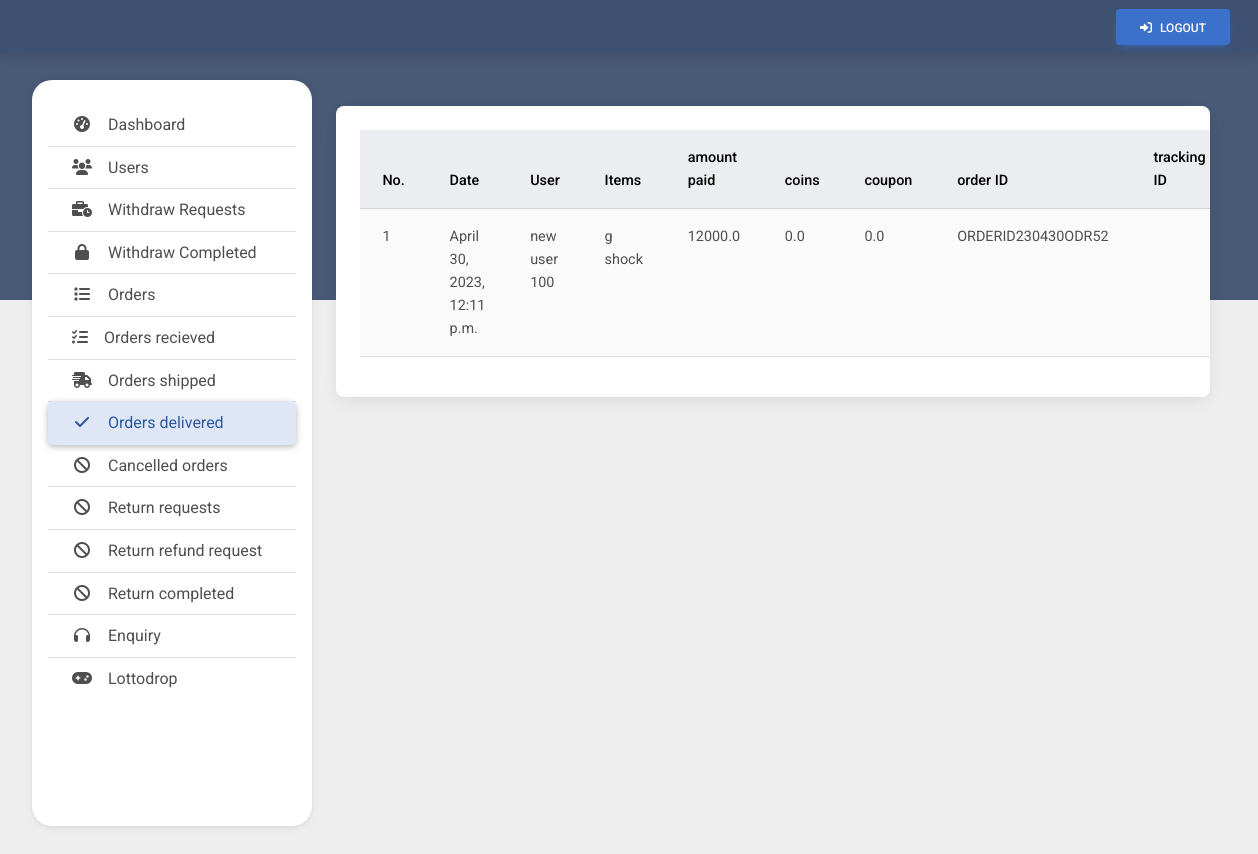
The page /admin-page/orders-delivered (signed in) on the database its author committed.
### userHomePage/models.py (models this page shows, shortened)
class Order(models.Model):
    user = models.ForeignKey(User,on_delete=models.CASCADE)
    items = models.ManyToManyField(OrderItem)
    start_date = models.DateTimeField(auto_now_add=True)
    ordered_date = models.DateTimeField(null=True,blank=True)
    coin_discount = models.FloatField(default=0.0,null=True,blank=True)
    coupon_discount = models.FloatField(default=0.0,null=True,blank=True)
    ordered = models.BooleanField(default=False)
    order_id = models.CharField(max_length=100,unique=True,default=None,blank=True,null=True)
    date_time_of_Payment = models.DateTimeField(null=True,blank=True)
    order_recieved = models.BooleanField(default=False)
    order_shipped = models.BooleanField(default=False)
    order_delivered = models.BooleanField(default=False)
    order_expected_delivery_date = models.DateTimeField(max_length=200,null=True,blank=True)
    order_cancelled = models.BooleanField(default=False)
    tracking_id_title = models.CharField(max_length=255,null=True,blank=True)
    tracking_id = models.CharField(max_length=255,null=True,blank=True)
    order_cancelled_by_admin = models.BooleanField(default=False)
    order_return_requested = models.BooleanField(default=False)
    order_returned = models.BooleanField(default=False)
    returned_order_refund_requested = models.BooleanField(default=False)
    returned_order_refunded = models.BooleanField(default=False)
    razorpay_order_id = models.CharField(max_length=500,null=True,blank=True)
    razorpay_payment_id = models.CharField(max_length=500,null=True,blank=True)
    razorpay_signature = models.CharField(max_length=500,null=True,blank=True)
    def get_total_price(self):
        total = 0
        for order_item in self.items.all():
            total += order_item.get_final_price()
        return total
    def get_total_final_price(self):
        return self.get_total_price() - self.coin_discount - self.coupon_discount

class OrderItem(models.Model):
    user = models.ForeignKey(User,on_delete=models.CASCADE)
    ordered = models.BooleanField(default=False)
    product = models.ForeignKey(Products,on_delete=models.CASCADE)
    quantity = models.IntegerField(default=1)
    def get_total_item_price(self):
        return self.quantity * self.product.price
    def get_final_price(self):
        return self.get_total_item_price()

class Products(models.Model):
    category = models.ForeignKey(Categories,on_delete=models.CASCADE)
    product_title = models.CharField(max_length=255)
    name = models.CharField(max_length=255)
    brand = models.CharField(max_length=255,null=True,blank=True)
    mrp = models.FloatField(default=0.0)
    price = models.FloatField(default=0.0)
    description = models.TextField()
    image = models.ImageField(upload_to='products')

### adminHomePage/views.py (the view)
# urls.py: path('orders-delivered',views.orderDelivered,name='orderDelivered'),
def orderDelivered(request):
    if request.user.is_superuser:
        get_orders = Order.objects.filter(ordered = True,order_recieved = True,order_shipped = True,order_delivered = True,order_cancelled = False,order_cancelled_by_admin = False,order_returned = False)
        return render(request,'admin-page/order-delivered.html',{'orders':get_orders})
    else:
        return redirect('../')

### adminHomePage/templates/admin-page/order-delivered.html (shortened to what this page needs)
{% extends 'admin-page/base.html' %}
{% block content %}
<div class="card">
    <div class="card-body" style="max-width: 100%;overflow-x: scroll;">
        <table class="table table-striped table-hover">
            <thead class="table-secondary">
                <tr>
                    <th>No.</th>
                    <th>Date</th>
                    <th>User</th>
                    <th>Items</th>
                    <th>amount paid</th>
                    <th>coins</th>
                    <th>coupon</th>
                    <th>order ID</th>
                    <th>tracking ID</th>
                </tr>
            </thead>
            {% if orders %}
            <tbody>
                {% for order in orders %}
                {% if order.items.all|length == 1 %}
                <tr>
                    <td>{{forloop.counter}}</td>
                    <td>{{order.ordered_date}}</td>
                    <td>{{order.user.username}}</td>
                    <td>{{order.items.first.product.name}}</td>
                    <td>{{order.get_total_final_price}}</td>
                    <td>{{order.coin_discount}}</td>
                    <td>{{order.coupon_discount}}</td>
                    <td>{{order.order_id}}</td>
                    <td>{{order.tracking_id}}</td>
                </tr>
                {% endif %}
                {% endfor %}
            </tbody>
            {% endif %}
        </table>
    </div>
</div>
{% endblock %}

### adminHomePage/templates/admin-page/base.html (style rules this page uses)
body { background-color: #eee; overflow-x: hidden; min-height: 100vh !important; background: linear-gradient(to bottom, rgba(52, 71, 103, .9) 35%, #eee 0%); }

### rows shown on the page
Order: ordered_date "April 30, 2023, 12:11 p.m.", user.username "new user 100", items.first.product.name "g shock", get_total_final_price "12000.0", coin_discount "0.0", coupon_discount "0.0", order_id "ORDERID230430ODR52"
